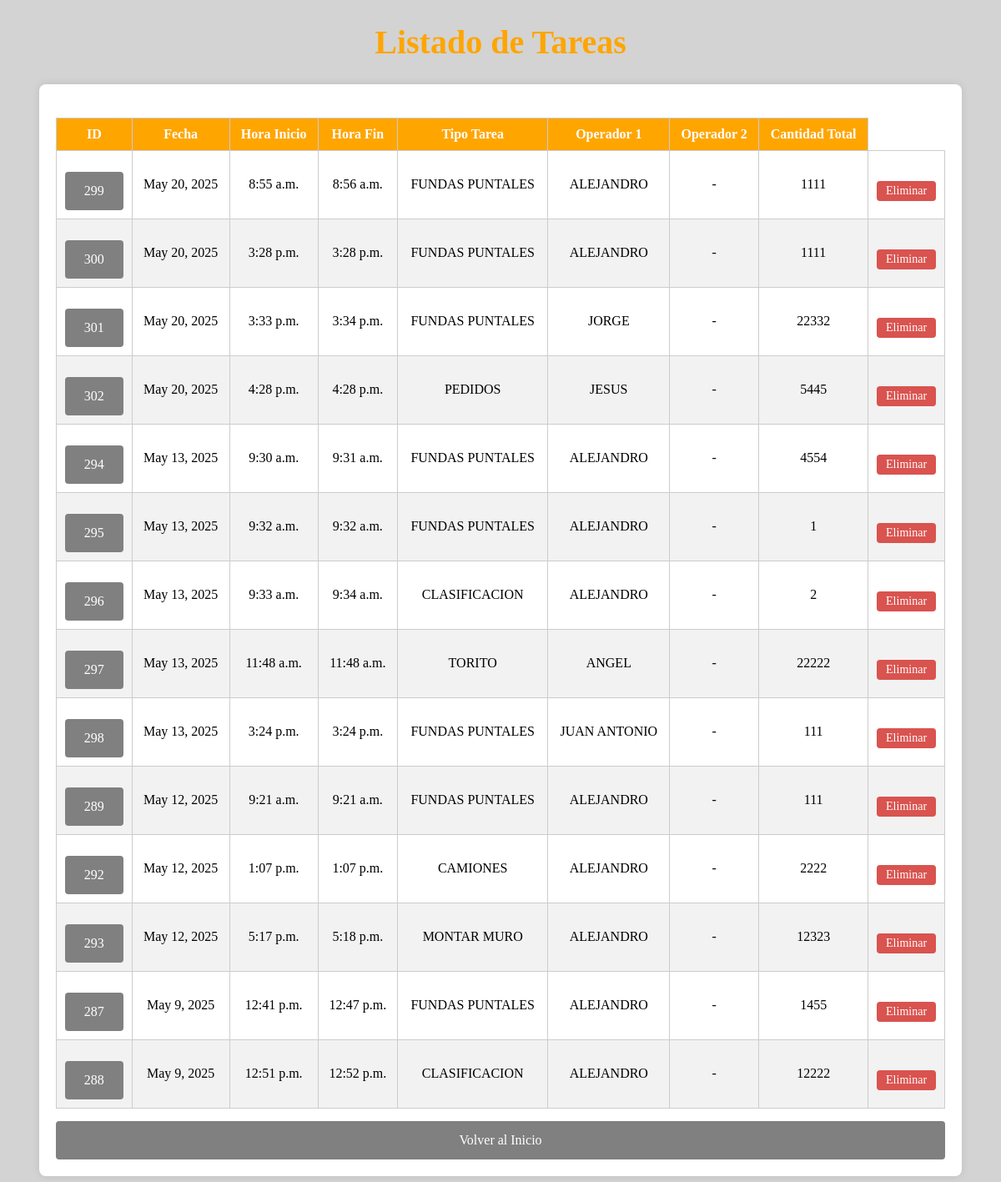
Page /lista_tareas/ on the committed database.
### pda/models.py (models this page shows, shortened)
class TipoTarea(models.Model):
    cod_tarea=models.TextField(null=True,blank=True)
    nombre=models.TextField(null=True,blank=True)

class Patio(models.Model):
    fecha = models.DateField(verbose_name='Fecha', null=True, blank=True)
    horaInicio = models.TimeField(verbose_name='H.Inicio', null=True, blank=True)
    horaFin = models.TimeField(verbose_name='H.Fin', null=True, blank=True)
    idTipTarea = models.IntegerField(verbose_name='Tip.Tarea', null=True, blank=True)
    idOper1 = models.IntegerField(verbose_name='Op.1', null=True, blank=True)
    idOper2 = models.IntegerField(verbose_name='Op.2', null=True, blank=True)
    cantidad = models.IntegerField(verbose_name='Cantidad', null=True, blank=True)

class Trabajador(models.Model):
    nombre=models.TextField(null=True,blank=True)
    apellidos=models.TextField(null=True,blank=True)

### pda/views.py (the view)
# urls.py: path('lista_tareas/', lista_tareas_completa,name='listaTareas'),
def lista_tareas_completa(request):
    tareas = Patio.objects.all().order_by('-fecha')
    tareas_info = []
    for tarea in tareas:
        tarea_info = {
            'id': tarea.id,
            'fecha': tarea.fecha,
            'horaInicio': tarea.horaInicio,
            'horaFin': tarea.horaFin,
            'tipo_tarea': TipoTarea.objects.filter(id=tarea.idTipTarea).first(),
            'operador1': Trabajador.objects.filter(id=tarea.idOper1).first(),
            'operador2': Trabajador.objects.filter(id=tarea.idOper2).first() if tarea.idOper2 else None,
            'cantidad': tarea.cantidad
        }
        tareas_info.append(tarea_info)
    return render(request, 'lista_tareas.html', {
        'tareas_info': tareas_info
    })

### templates/lista_tareas.html (shortened to what this page needs)
<!DOCTYPE html>
<html lang="es">
<head>
</head>
<body>
    <h1>Listado de Tareas</h1>
    <div class="container">
        <div class="form-container">
            <table>
                <thead>
                    <tr>
                        <th>ID</th>
                        <th>Fecha</th>
                        <th>Hora Inicio</th>
                        <th>Hora Fin</th>
                        <th>Tipo Tarea</th>
                        <th>Operador 1</th>
                        <th>Operador 2</th>
                        <th>Cantidad Total</th>
                    </tr>
                </thead>
                <tbody>
                    {% for t in tareas_info %}
                    <tr>
                        <td><a href="{% url 'detalle_tarea' tarea_id=t.id %}">{{ t.id }}</a></td>
                        <td>{{ t.fecha }}</td>
                        <td>{{ t.horaInicio }}</td>
                        <td>{{ t.horaFin }}</td>
                        <td>{{ t.tipo_tarea.nombre }}</td>
                        <td>{{ t.operador1.nombre }}</td>
                        <td>{% if t.operador2 %}{{ t.operador2.nombre }}{% else %}-{% endif %}</td>
                        <td>{{ t.cantidad }}</td>
                        <td><a href="{% url 'eliminarTarea' t.id %}" class="btn-eliminar">Eliminar</a></td>
                    </tr>
                    {% endfor %}
                </tbody>
            </table>
            <a href="/paginaInicial/">Volver al Inicio</a>
        </div>
    </div>
</body>
</html>

### templates/lista_tareas.html (style rules this page uses)
body { background-color: lightgrey; }
h1 { text-align: center; color: orange; font-size: 40px; }
.container { display: flex; justify-content: center; margin-top: 20px; }
.form-container { background-color: white; padding: 20px; border-radius: 8px; box-shadow: 0 0 10px rgba(0, 0, 0, 0.1); width: 90%; overflow-x: auto; }
table { width: 100%; border-collapse: collapse; margin-top: 20px; }
th, td { border: 1px solid #ccc; padding: 10px; text-align: center; }
th { background-color: orange; color: white; }
tr:nth-child(even) { background-color: #f2f2f2; }
a { text-decoration: none; color: white; display: block; background-color: grey; padding: 14px 20px; text-align: center; margin-top: 15px; width: 100%; box-sizing: border-box; border-radius: 4px; }
.btn-eliminar { background-color: #d9534f; color: white; padding: 4px 8px; font-size: 12px; border: none; border-radius: 4px; text-decoration: none; cursor: pointer; font-size: 14px; transition: background-color 0.3s ease; display: inline-block; }

### rows in the picture
TipoTarea: id "299", fecha "May 20, 2025", horaInicio "8:55 a.m.", horaFin "8:56 a.m.", tipo_tarea.nombre "FUNDAS PUNTALES", operador1.nombre "ALEJANDRO", cantidad "1111", id "300", horaInicio "3:28 p.m.", horaFin "3:28 p.m.", id "301", horaInicio "3:33 p.m.", horaFin "3:34 p.m.", operador1.nombre "JORGE", cantidad "22332", id "294", fecha "May 13, 2025", horaInicio "9:30 a.m.", horaFin "9:31 a.m.", cantidad "4554", id "295", horaInicio "9:32 a.m.", horaFin "9:32 a.m.", cantidad "1", id "298", horaInicio "3:24 p.m.", horaFin "3:24 p.m.", operador1.nombre "JUAN ANTONIO", cantidad "111", id "289", fecha "May 12, 2025", horaInicio "9:21 a.m.", horaFin "9:21 a.m.", id "287", fecha "May 9, 2025", horaInicio "12:41 p.m.", horaFin "12:47 p.m.", cantidad "1455"
TipoTarea: id "302", fecha "May 20, 2025", horaInicio "4:28 p.m.", horaFin "4:28 p.m.", tipo_tarea.nombre "PEDIDOS", operador1.nombre "JESUS", cantidad "5445"
TipoTarea: id "296", fecha "May 13, 2025", horaInicio "9:33 a.m.", horaFin "9:34 a.m.", tipo_tarea.nombre "CLASIFICACION", operador1.nombre "ALEJANDRO", cantidad "2", id "288", fecha "May 9, 2025", horaInicio "12:51 p.m.", horaFin "12:52 p.m.", cantidad "12222"
TipoTarea: id "297", fecha "May 13, 2025", horaInicio "11:48 a.m.", horaFin "11:48 a.m.", tipo_tarea.nombre "TORITO", operador1.nombre "ANGEL", cantidad "22222"
TipoTarea: id "292", fecha "May 12, 2025", horaInicio "1:07 p.m.", horaFin "1:07 p.m.", tipo_tarea.nombre "CAMIONES", operador1.nombre "ALEJANDRO", cantidad "2222"
TipoTarea: id "293", fecha "May 12, 2025", horaInicio "5:17 p.m.", horaFin "5:18 p.m.", tipo_tarea.nombre "MONTAR MURO", operador1.nombre "ALEJANDRO", cantidad "12323"
